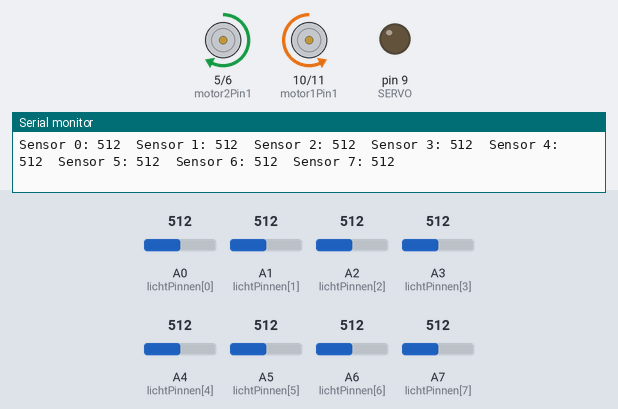
A sketch run on a simulated Arduino Nano, built with avr-gcc and run on an emulated ATmega328P. On the bench: motor-driver pin pairs drawn as motors (green arrow = first pin HIGH = forward, orange = second pin HIGH = backward, longer = more drive), output pins drawn as LEDs (lit = HIGH), the last lines printed to the serial monitor. The test bench sets the inputs (shaded band); at power-on: A1 (lichtPinnen[1]) = 512, A0 (lichtPinnen[0]) = 512, A6 (lichtPinnen[6]) = 512, A2 (lichtPinnen[2]) = 512, A3 (lichtPinnen[3]) = 512, A4 (lichtPinnen[4]) = 512, A5 (lichtPinnen[5]) = 512, A7 (lichtPinnen[7]) = 512. Random numbers use the default seed unless the sketch sets one.

Above: at 2.2 s.
2.3 s: A1 (lichtPinnen[1]) set to 414
5.3 s: A1 (lichtPinnen[1]) set to 387
At 5.8 s:
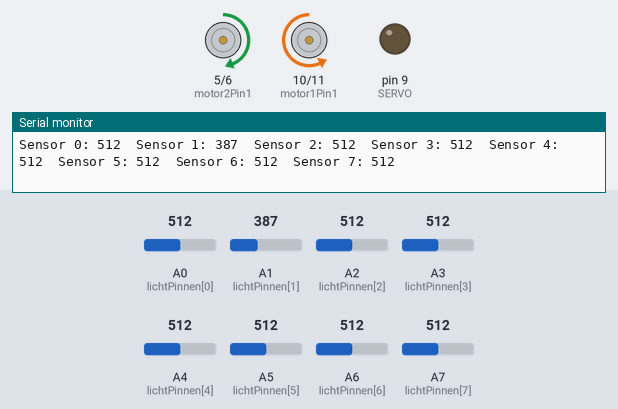
6.9 s: A0 (lichtPinnen[0]) set to 416
9.9 s: A0 (lichtPinnen[0]) set to 385
At 11.4 s:
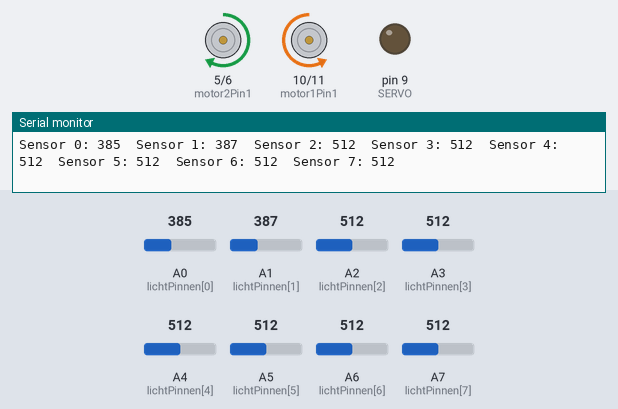
12.9 s: A6 (lichtPinnen[6]) set to 418
15.9 s: A6 (lichtPinnen[6]) set to 391
At 16.5 s:
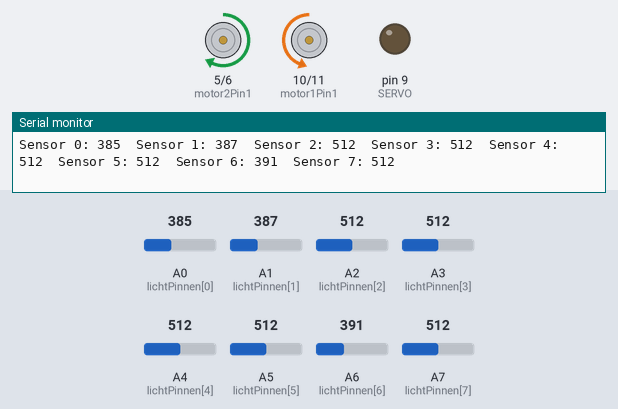
Timing chart, 0 to 18.6 s (numbered marks = the images above; inputs shaded):
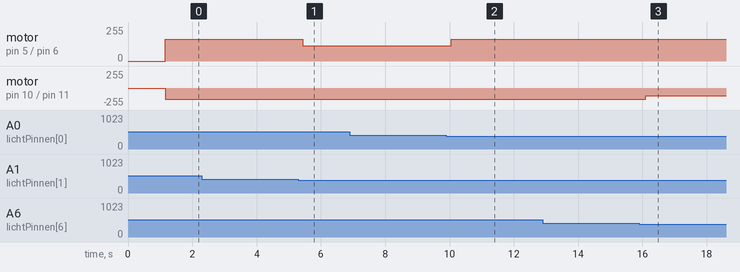

The sketch:

sketch_feb11a.ino
```cpp
#define SERVO 9
#define GRIPPER_OPEN 1750
#define GRIPPER_CLOSE 1090

const int motor1Pin1 = 10;
const int motor1Pin2 = 11;
const int motor2Pin1 = 5;
const int motor2Pin2 = 6;

const int aantalSensoren = 8;
int lichtPinnen[aantalSensoren] = {A0, A1, A2, A3, A4, A5, A6, A7};

const int trigPin = 2;
const int echoPin = 3;
const int obstacleDistance = 16;

const int basisSnelheid = 165;  // Verhoogd voor snellere vooruitbeweging
const int maxSnelheid = 235;
const int draaiSnelheid = 290;  // Verhoogd voor scherpere bochten

// Versterkte correctie voor scherpere sturen
const float proportionalFactor = 1.0;  // Vergroot de correctie voor scherpere bochten (verhoogd van 1.6 naar 2.0)

const int zwartDrempel = 400;

// Variabelen
bool startMoving = true;
int sensorMin[aantalSensoren];
int sensorMax[aantalSensoren];

void setup() {
  pinMode(motor1Pin1, OUTPUT);
  pinMode(motor1Pin2, OUTPUT);
  pinMode(motor2Pin1, OUTPUT);
  pinMode(motor2Pin2, OUTPUT);
  pinMode(trigPin, OUTPUT);
  pinMode(echoPin, INPUT);
  pinMode(SERVO, OUTPUT);

  digitalWrite(SERVO, LOW);
  Serial.begin(9600);

  StopMotors();
  kalibreerSensors();
}

void loop() {
  int sensorWaarden[aantalSensoren];
  leesSensoren(sensorWaarden);

  // Afdrukken van sensorwaarden voor debugging
  for (int i = 0; i < aantalSensoren; i++) {
    Serial.print("Sensor ");
    Serial.print(i);
    Serial.print(": ");
    Serial.print(sensorWaarden[i]);
    Serial.print("\t");
  }
  Serial.println();

  // Kijken of de lijn afwijkt naar links of rechts
  bool lijnNaarLinks = sensorWaarden[0] > zwartDrempel && sensorWaarden[1] < zwartDrempel;
  bool lijnNaarRechts = sensorWaarden[aantalSensoren - 1] > zwartDrempel && sensorWaarden[aantalSensoren - 2] < zwartDrempel;

  // Als de lijn naar links afwijkt (linker sensor ziet de lijn)
  if (lijnNaarLinks) {
    Move(basisSnelheid, basisSnelheid - 50);  // Draai naar links (versterk links)
  }
  // Als de lijn naar rechts afwijkt (rechter sensor ziet de lijn)
  else if (lijnNaarRechts) {
    Move(basisSnelheid - 50, basisSnelheid);  // Draai naar rechts (versterk rechts)
  }
  // Als de lijn recht voor de robot is (de robot volgt de lijn zonder correctie)
  else {
    Move(basisSnelheid, basisSnelheid);  // Rechtdoor bewegen
  }

  delay(12);  // Versnelde sensorupdate
}


void kalibreerSensors() {
  for (int i = 0; i < aantalSensoren; i++) {
    sensorMin[i] = 1023;
    sensorMax[i] = 0;
  }
  for (int k = 0; k < 100; k++) {
    for (int i = 0; i < aantalSensoren; i++) {
      int waarde = analogRead(lichtPinnen[i]);
      if (waarde < sensorMin[i]) sensorMin[i] = waarde;
      if (waarde > sensorMax[i]) sensorMax[i] = waarde;
    }
    delay(10);
  }
  Serial.println("Sensoren gekalibreerd!");
}


void leesSensoren(int *sensorWaarden) {
  for (int i = 0; i < aantalSensoren; i++) {
    sensorWaarden[i] = analogRead(lichtPinnen[i]);
  }
}

bool isKruising(int *sensorWaarden) {
  int zwartGeteld = 0;
  for (int i = 0; i < aantalSensoren; i++) {
    if (sensorWaarden[i] > zwartDrempel) zwartGeteld++;
  }
  return zwartGeteld > 5;
}

void ZoekLijn() {
  int sensorWaarden[aantalSensoren];
  int zoekRichting = random(0, 2);  // Willekeurige richting kiezen (0 voor rechts, 1 voor links)
  int draaiTijd = 0;  // Houdt de tijd bij die de robot in een bepaalde richting draait
  int maxDraaiTijd = 330;  // Verkorte maximale draai tijd voor scherpere bochten

  while (true) {
    leesSensoren(sensorWaarden);

    // Controleer of er weer een lijn is
    for (int i = 0; i < aantalSensoren; i++) {
      if (sensorWaarden[i] > zwartDrempel) {
        return;  // Lijn gevonden, stop met zoeken
      }
    }

    // Als we te lang in één richting draaien, verander de richting
    if (draaiTijd > maxDraaiTijd) {
      zoekRichting = (zoekRichting == 0) ? 1 : 0;  // Omkeren van richting
      draaiTijd = 0;  // Reset de draai tijd
    }

    // Afhankelijk van de gekozen richting draai naar links of rechts
    if (zoekRichting == 0) {
      Move(draaiSnelheid, -draaiSnelheid);  // Draai naar rechts
    } else {
      Move(-draaiSnelheid, draaiSnelheid);  // Draai naar links
    }

    draaiTijd += 20;  // Voeg draai-tijd toe
    delay(20);  // Kleine vertraging voor stabiliteit
  }
}

void LijnKwijt(int laatstePositie) {
    int zoekRichting = (laatstePositie > 0) ? 1 : -1; // Was de lijn rechts? Draai zachtjes terug naar links.

    while (true) {
        int sensorWaarden[aantalSensoren];
        leesSensoren(sensorWaarden);

        // Controleer of de lijn weer gevonden is
        for (int i = 0; i < aantalSensoren; i++) {
            if (sensorWaarden[i] > zwartDrempel) {
                return;  // Stop met zoeken, want lijn is terug
            }
        }

        // Maak een zachte bocht terug naar de lijn
        if (zoekRichting == 1) {
            Move(100, 60);  // Langzaam terug naar links
        } else {
            Move(60, 100);  // Langzaam terug naar rechts
        }

        delay(20);  // Wacht kort voor stabiliteit
    }
}


long getDistance() {
  long sum = 0;
  for (int i = 0; i < 3; i++) {
    digitalWrite(trigPin, LOW);
    delayMicroseconds(2);
    digitalWrite(trigPin, HIGH);
    delayMicroseconds(10);
    digitalWrite(trigPin, LOW);
    long duration = pulseIn(echoPin, HIGH);
    sum += duration * 0.034 / 2;
  }
  return sum / 3;
}

void Move(int snelheidLinks, int snelheidRechts) {
  snelheidLinks = constrain(snelheidLinks, 50, maxSnelheid);
  snelheidRechts = constrain(snelheidRechts, 50, maxSnelheid);

  analogWrite(motor1Pin1, 0);
  analogWrite(motor1Pin2, snelheidLinks);
  analogWrite(motor2Pin1, snelheidRechts);
  analogWrite(motor2Pin2, 0);
}

void StopMotors() {
  analogWrite(motor1Pin1, 0);
  analogWrite(motor1Pin2, 0);
  analogWrite(motor2Pin1, 0);
  analogWrite(motor2Pin2, 0);
}

void MoveForward(int duration) {
  Move(basisSnelheid, basisSnelheid);
  delay(duration);
  StopMotors();
}

void TurnLeft() {
  Move(-draaiSnelheid, draaiSnelheid);
  delay(500);
  StopMotors();
}

void TurnRight() {
  Move(draaiSnelheid, -draaiSnelheid);
  delay(500);
  StopMotors();
}

void TurnRight90() {
  Move(draaiSnelheid, -draaiSnelheid);
  delay(955);
  StopMotors();
}

void moveServo(int pulse, int holdTime = 500) {
  unsigned long startTime = millis();
  while (millis() - startTime < holdTime) {
    digitalWrite(SERVO, HIGH);
    delayMicroseconds(pulse);
    digitalWrite(SERVO, LOW);
    delay(20);
  }
}

void gebruikGripper() {
  moveServo(GRIPPER_OPEN, 3500);
  delay(1000);
  MoveForward(400);
  delay(500);
  moveServo(GRIPPER_CLOSE, 3500);
  delay(1000);
  MoveForward(2000);
  delay(2000);
}        
```

Measured:
- the behaviour switches between 400 and 399 on A1 (lichtPinnen[1]) (found by bisection; images 0 and 1)
- the behaviour switches between 401 and 400 on A0 (lichtPinnen[0]) (found by bisection; images 1 and 2)
- the behaviour switches between 400 and 399 on A6 (lichtPinnen[6]) (found by bisection; images 2 and 3)
- after the input at 5.3 s, motor on pin 5 (motor2Pin1) / pin 6 (motor2Pin2): forward 165/255 → forward 115/255 after 0.13 s
- after the input at 9.9 s, motor on pin 5 (motor2Pin1) / pin 6 (motor2Pin2): forward 115/255 → forward 165/255 after 0.16 s
- after the input at 15.9 s, motor on pin 10 (motor1Pin1) / pin 11 (motor1Pin2): backward 165/255 → backward 115/255 after 0.20 s
